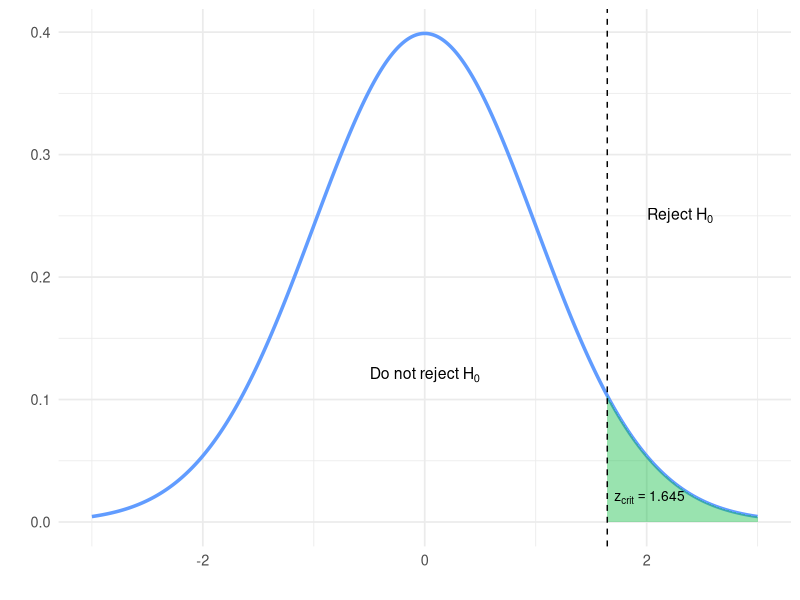
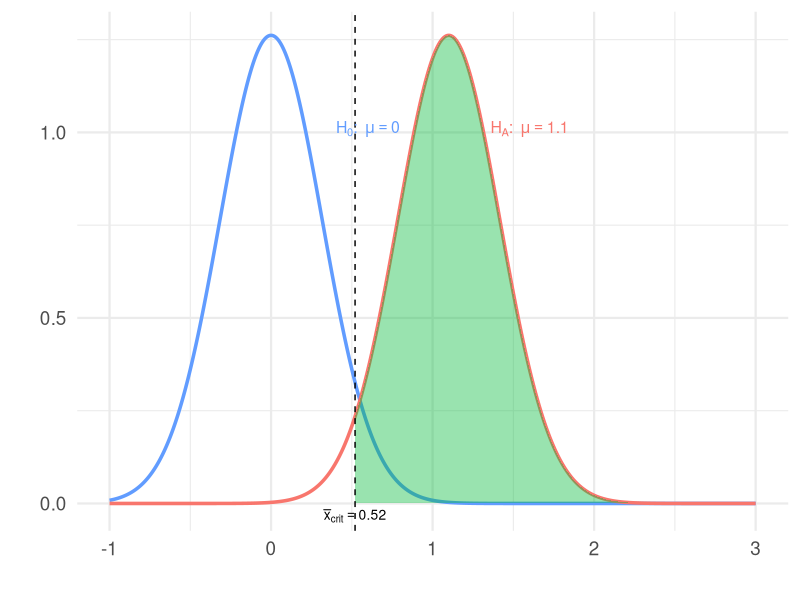
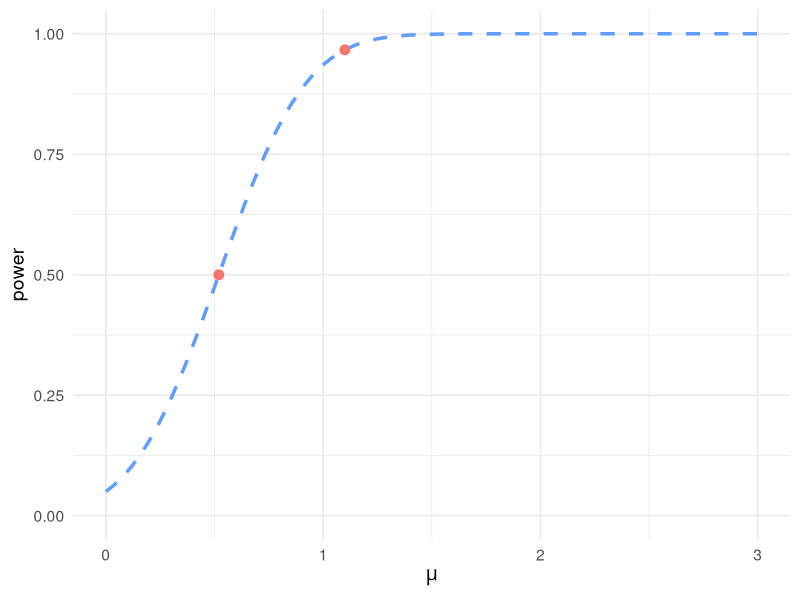

The R script that drew these images, in order:
## ---- chunk 1
library(ggplot2)

# Data
x <- seq(-3, 3, length = 1000)
y <- dnorm(x)
x_reject <- seq(1.645, 3, length = 500)
y_reject <- dnorm(x_reject)

# Plot
ggplot(data.frame(x, y), aes(x, y)) +
  geom_line(color = "#619CFF", linewidth = 1.2) +
  geom_area(data = data.frame(x = x_reject, y = y_reject), 
            aes(x = x, y = y), fill = "#00BA38", alpha = 0.4) +
  geom_vline(xintercept = 1.645, linetype = "dashed") +
  annotate("text", x = 1.645, y = 0.02, 
           label = expression(z[crit] == 1.645), hjust = -0.1, size = 3.5) +
  annotate("text", x = 0, y = 0.12, 
           label = expression("Do not reject " * H[0]), size = 4) +
  annotate("text", x = 2.3, y = 0.25, 
           label = expression("Reject " * H[0]), size = 4) +
  labs(x = "", y = "") +
  theme_minimal(base_size = 13)
## ---- chunk 2
library(ggplot2)

# Parameters
mu_0 <- 0
mu_a <- 1.1
sigma <- 1 / sqrt(10)
x_vals <- seq(-1, 3, length.out = 1000)

# Distributions
df <- data.frame(
  x = x_vals,
  y0 = dnorm(x_vals, mean = mu_0, sd = sigma),
  yA = dnorm(x_vals, mean = mu_a, sd = sigma)
)

# Rejection region under H_A
x_reject <- seq(0.52, 3, length.out = 500)
y_reject <- dnorm(x_reject, mean = mu_a, sd = sigma)

# Critical value height (for vertical dashed line)
y_crit <- dnorm(0.52, mean = mu_a, sd = sigma)

ggplot(df, aes(x)) +
  geom_line(aes(y = y0), color = "#619CFF", linewidth = 1.2) +
  geom_line(aes(y = yA), color = "#F8766D", linewidth = 1.2) +
  geom_area(data = data.frame(x = x_reject, y = y_reject),
            aes(x = x, y = y), fill = "#00BA38", alpha = 0.4) +
  geom_vline(xintercept = 0.52, linetype = "dashed") +
  annotate("text", x = 0.52, y = -0.01, label = expression(bar(x)[crit] == 0.520), vjust = 1.2, size = 3.5) +
  labs(x = "", y = "") +
  theme_minimal(base_size = 17) +
  annotate("text", x = 0.6, y = 0.8 * max(df$y0), label = expression(H[0] * ":  " * mu == 0), color = "#619CFF", size = 4) +
  annotate("text", x = 1.6, y = 0.8 * max(df$yA), label = expression(H[A] * ":  " * mu == 1.1), color = "#F8766D", size = 4)
## ---- chunk 3
library(ggplot2)
library(dplyr)

# Step 1: Define parameters
n <- 10
alpha <- 0.05
mu0 <- 0
sigma <- 1
z_crit <- qnorm(1 - alpha)
xbar_crit <- mu0 + z_crit * sigma / sqrt(n)

# Step 2: Sequence of true means
mu_vals <- seq(0, 3, length.out = 100)

# Step 3: Calculate power
power <- 1 - pnorm((xbar_crit - mu_vals) / (sigma / sqrt(n)))
df <- data.frame(mu = mu_vals, power = power)

# Step 4: Highlight points at mu = 0.52 and 1.1
highlight_points <- data.frame(
  mu = c(0.52, 1.1),
  power = 1 - pnorm((xbar_crit - c(0.52, 1.1)) / (sigma / sqrt(n)))
)

# ggplot version
ggplot(df, aes(x = mu, y = power)) +
  geom_line(color = "#619CFF", linewidth = 1.2, linetype = "dashed") +
  geom_point(data = highlight_points, aes(x = mu, y = power),
             color = "#F8766D", size = 3) +
  labs(
    x = expression(mu),
    y = "power"
  ) +
  scale_y_continuous(limits = c(0, 1)) +
  theme_minimal(base_size = 14)
